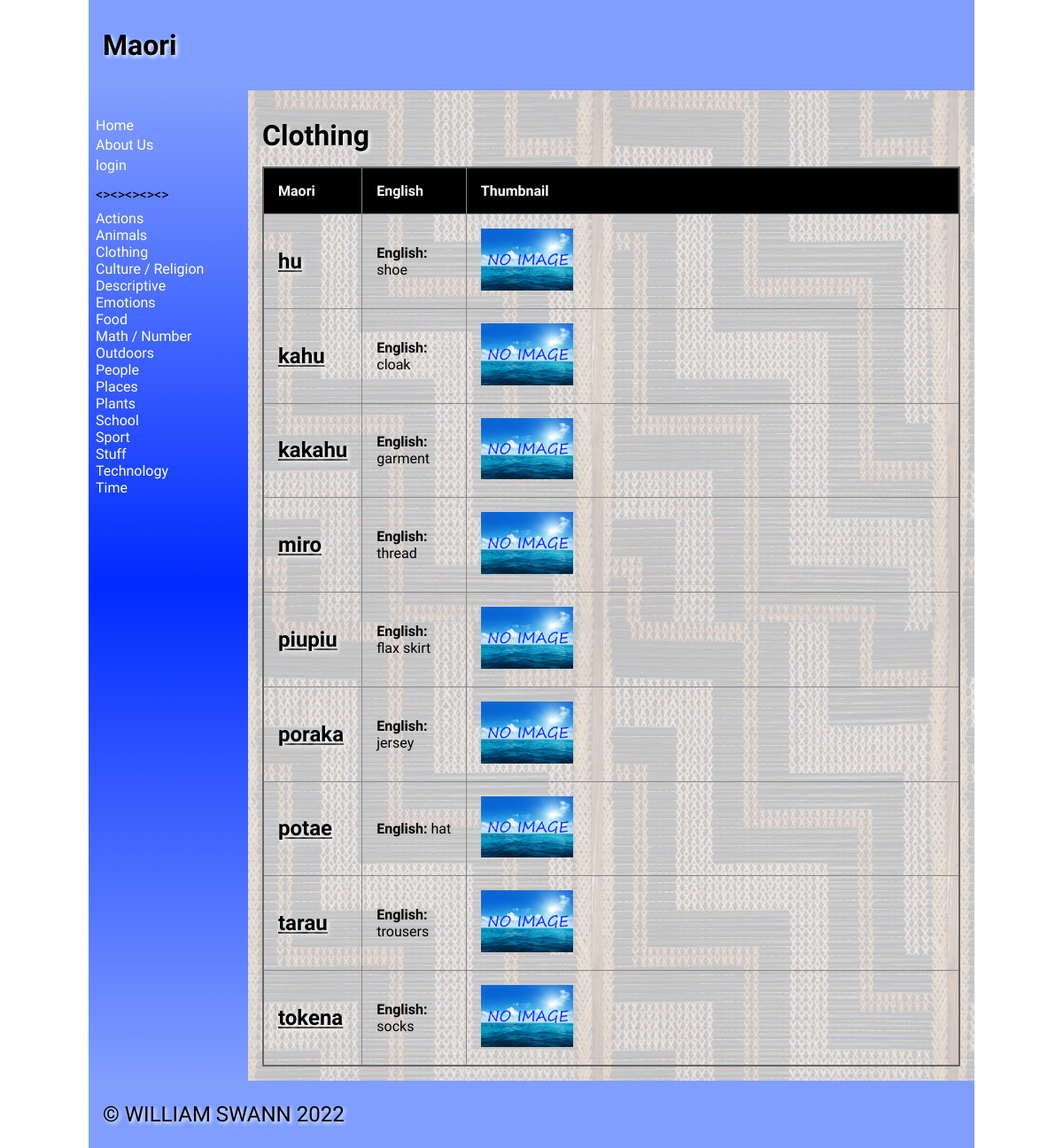
The page /catagories/3 on the database as committed earlier.
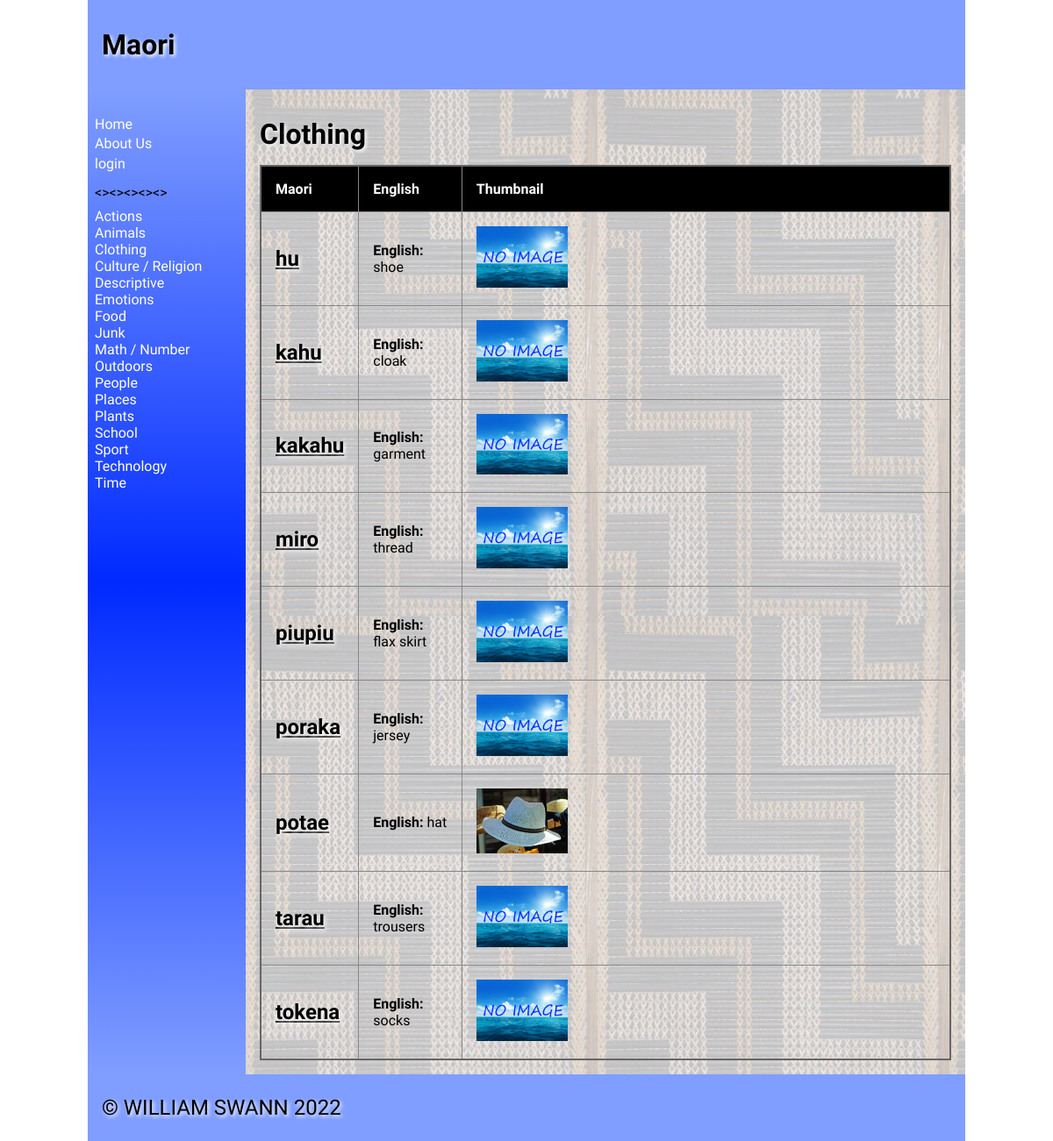
The same page on the database as committed later.
### tables this page shows
CREATE TABLE "catalist"
(
    catali  varchar(30),
    cata_id integer
        constraint catalist_pk
            primary key autoincrement
);

CREATE TABLE "product"
(
    name_id    integer
        constraint product_pk
            primary key autoincrement,
    name       varchar(30),
    english    varchar(30),
    category   varchar(100),
    definition varchar(300),
    level      integer,
    image      varchar(100),
    cata_id    integer,
    date_time  vatchar(100),
    edited_by  varchar(30)
);

### app.py (the view)
@app.route("/catagories/<cata_id>", methods=["GET", "POST"])
def render_catagories(cata_id):
    cata_list = sidenav1()
    con = create_connection(DB_NAME)
    query = """SELECT name_id, name, english, cata_id, category, definition, level, image FROM product WHERE cata_id=? ORDER BY name, english"""
    cur = con.cursor()
    cur.execute(query, (cata_id,))
    maori_list = cur.fetchall()
    con = create_connection(DB_NAME)
    query = """SELECT cata_id, catali FROM catalist WHERE cata_id=?"""
    cur = con.cursor()
    cur.execute(query, (cata_id,))
    cata_names_list = cur.fetchall()
    con.close()
    return render_template("catagories.html", cata_names_list=cata_names_list, catagories=cata_list, maori=maori_list, logged_in=is_logged_in(), teacher=is_teacher())

### app.py (called while the page is built)
def create_connection(db_file):
    try:
        connection = sqlite3.connect(db_file)
        return connection
    except Error as e:
        print(e)
    return None

def sidenav1():
    con = create_connection(DB_NAME)
    query = """SELECT cata_id, catali FROM catalist ORDER BY catali"""
    cur = con.cursor()
    cur.execute(query)
    cata_list = cur.fetchall()
    con.commit()
    con.close()
    return cata_list

def is_logged_in():
    if session.get("email") is None:
        print("not logged in")
        return False
    else:
        print("logged in")
        return True

def is_teacher():
    if session.get("teacher") == "on":
        print("is Teacher")
        return True
    else:
        print("not Teacher")
        return False

### templates/catagories.html (shortened to what this page needs)
{% extends 'base1.html' %}
{% block main %}
        <h1>{{ cata_names_list[0][1] }} </h1>
        <table>
            <tr>
                <th>Maori</th>
                <th>English</th>
                <th>Thumbnail</th>
            </tr>
        {% for product in maori %}
        <tr>
            <td><a href="/name/{{product[0]}}"><h2>{{ product[1] }}</h2></a></td>
            <td><p><strong>English: </strong>{{ product[2] }}</p></td>
            <td><img src="/static/images/{{ product[7] }}" class="tableImage"></td>
        </tr>
        {% endfor %}
        </table>
{% endblock %}

### templates/base1.html (shortened to what this page needs)
<!doctype html>
<html lang="en">
<head>
	<link href="{{ url_for('static', filename='style.css') }}" rel="stylesheet">
</head>
<body>
	<div id="container">
		<header>
			<h1>Maori{% block heading %}{% endblock %}</h1>
		</header>
		<nav>
			<ul>
                <li><a href="\">Home</a></li>
            <a href="/contact">About Us</a><li>
			{% if logged_in %}
			<a href="/logout">logout</a><li>
			{% else %}
            <a href="/login">login</a><li>
			{% endif %}
				<p><><><><><></p>
			{% for catalist in catagories %}
        <div>
            <a href="/catagories/{{ catalist[0] }}">{{ catalist[1] }}</a>
        </div>
    		{% endfor %}
			</ul>
		</nav>
		<main>
            {% block main%}{% endblock %}
        </main>
		<footer>
			<p>
				&copy; WILLIAM SWANN 2022
			</p>
		</footer>
	</div>
</body>
</html>

### static/style.css (style rules this page uses)
* { font-family: Comfortaa, sans-serif; margin: 0; padding: 0; box-sizing: border-box; }
#container { display: grid; grid-template-columns: 75px auto; grid-template-areas: 'nav header' 'main main' 'footer footer'; }
header { grid-area: header; background-color: #809eff; padding: 1rem; }
nav { grid-area: nav; }
main { grid-area: main; padding: 1rem; background-color: #edd; }
h1, h2, h3, h4 { padding: 1rem 0; font-family: 'Suez One', serif; color: #000; text-shadow: 2px 2px 4px #fff; }
p { padding: 0.5rem 0; }
a { color: #222; }
img { width: 100%; }
.tableImage { max-width: 20%; }
table { width: 100%; border: 2px solid #666; border-collapse: collapse; }
th, td { border: 1px solid #888; padding: 1rem; text-align: left; }
th { background-color: #000; color: #fff; }
footer { grid-area: footer; padding: 1rem; background-color: #809eff; }
footer p { color: #000000; text-shadow: 2px 2px 4px #fff; font-size: 1.5rem; }
@media only screen and (min-width: 768px) { #container { grid-template-columns: 180px auto; grid-template-areas: 'header header' 'nav main' 'footer footer'; } }
@media only screen and (min-width: 768px) { nav { background: linear-gradient(180deg, rgb(128, 158, 255) 0%, rgb(0, 42, 255) 50%, rgb(128, 158, 255) 100%); padding: 0.5rem; } }
@media only screen and (min-width: 768px) { nav ul { list-style: none; } }
@media only screen and (min-width: 768px) { nav li { padding: 0.2rem 0; } }
@media only screen and (min-width: 768px) { nav a { color: #fff; text-decoration: none; } }
@media only screen and (min-width: 768px) { main { background-image: url('poutama.jpg'); background-color: rgba(0, 59, 255, 0.18); } }
@media only screen and (min-width: 1000px) { #container { width: 1000px; margin: auto; } }

Rows that differ between the two databases and show on the page:
removed catalist: catali "Stuff"
added catalist: catali "Junk"
changed product "potae": image: picture added in place of a placeholder
